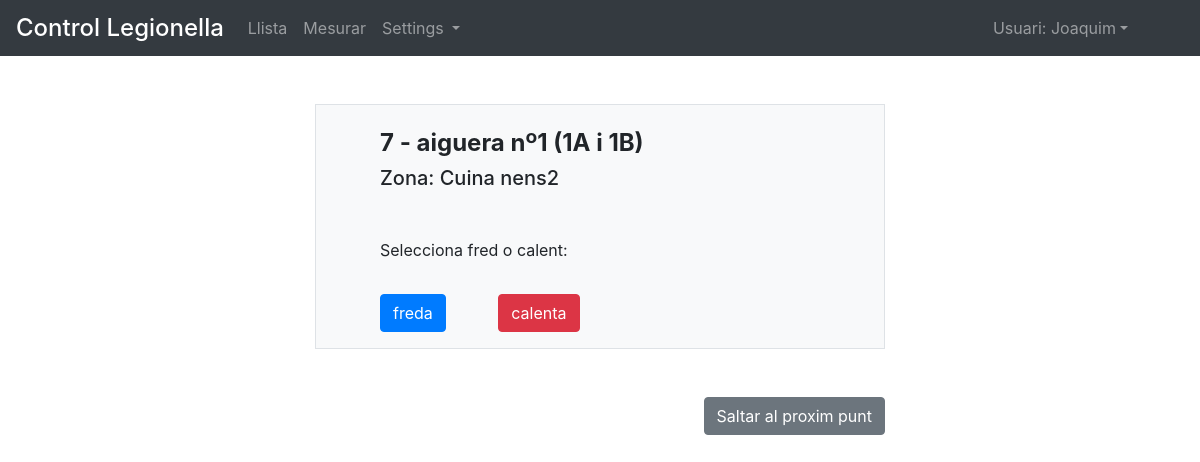
The app's page /create_measure/?measure_point=7 (signed in), older data.
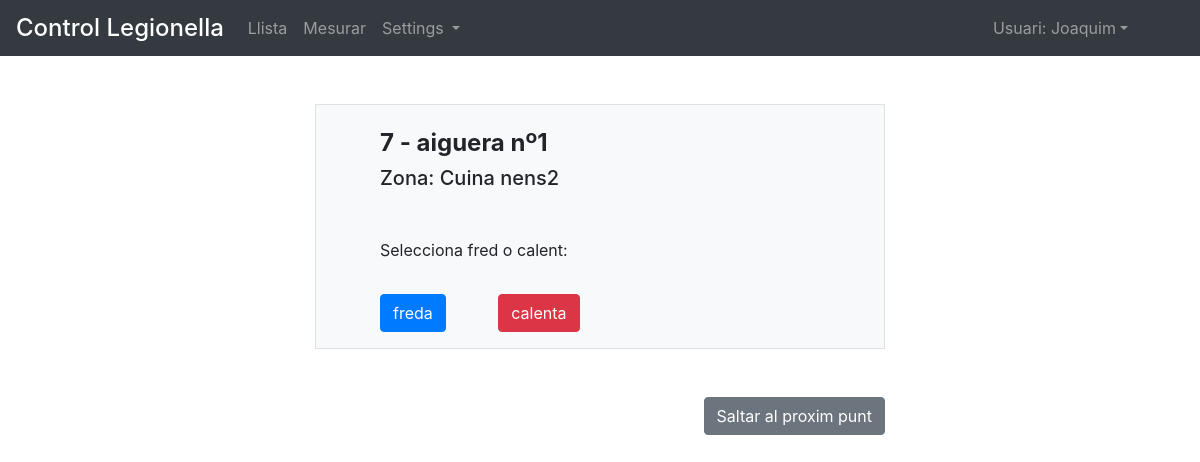
The same page, newer data.
### control/models.py (models this page shows)
class Measure_point(models.Model):
	area				= models.ForeignKey(Area, null=True,on_delete=models.SET_NULL)
	type_measure 		= models.ManyToManyField(Type_measure, blank=True)
	name 				= models.CharField(max_length=50, null=False, unique=False)
	number 				= models.IntegerField(null=False, unique=True)
	weight 				= models.IntegerField(null=True, unique=False)
	class Meta:
		ordering 			= ['weight']
		verbose_name 		= 'Punt de mesura'
		verbose_name_plural = 'Punts de mesura'
	def __str__(self): return str(self.name)

class Area(models.Model):
	area				= models.CharField(max_length=50, null=False, unique=True, error_messages={'unique':"Ja existeix!"})
	weight 				= models.IntegerField(null=True, unique=False)
	class Meta:
		verbose_name 		= 'Area'
		verbose_name_plural = 'Areas'
		ordering 			= ['weight','id']
	def __str__(self): return str(self.area)

### control/views.py (the view, shortened to what this page needs)
# urls.py: url(r'^create_measure/$', create_measure_view, name='create_measure'),
@login_required()
def create_measure_view(request,*args,**kwargs):
	measure_point 			= request.GET.get('measure_point')
	measure_point_qs 		= Measure_point.objects.filter(number=measure_point)
	type_measure 			= request.GET.get('type_measure')
	if measure_point_qs:
		measure_point 		= Measure_point.objects.get(number=measure_point)
		if measure_point and type_measure:
			type_measure 	= Type_measure.objects.get(id=type_measure)
			form 			= Create_measure_form(request.POST or None, initial={'measure_point':measure_point,
																			'type_measure':type_measure})
		elif measure_point.type_measure.count() == 1:
			type_measure 	= measure_point.type_measure.first()
			form 			= Create_measure_form(request.POST or None, initial={'measure_point':measure_point,
																			'type_measure':type_measure})
		elif measure_point.type_measure.count() > 1:
			form = Select_type_form()
			context 		= {'measure_point':measure_point,
								'form':form
							}
			return render(request, 'control/select_type.html', context)
		context 	= {'form':form,
					'measure_point':measure_point,
					'type_measure':type_measure
		}
	else:
			return redirect('home')

### control/models.py (called while the page is built)
	def __str__(self): return str(self.type_measure)

### templates/control/select_type.html (shortened to what this page needs)
{% extends "control/base.html" %}
{% block content %}
<form method="GET" id="form">
	<div class="row mt-5 align-content-center">
		<div class="col col-12 col-md-6 offset-md-3">
			<div class="border p-3 clearfix mb-5 bg-light">
				<h4 class="mt-2 ml-5 font-weight-bold">{{measure_point.number}} - {{ measure_point }}</h4>
				<h5 class="ml-5">Zona: {{measure_point.area}}</h5>
				<div class="ml-5 mt-5" >Selecciona fred o calent:</div>
				<div >
				{% for x,y in form.fields.type_measure.choices %}
					<button type="button" class="btn {% if y == 'freda' %}btn-primary{% elif y == 'calenta' %}btn-danger{% else %}btn-secondary{% endif %} mt-3 ml-5 button_type" value="{{x}}">{{y}}</button>
				{% endfor %}
				</div>
			</div>
			<div class="row nmt-5">
				<div class="col">
					<button type="submit" name="next_point" class=" btn btn-secondary float-right">Saltar al proxim punt</button>
				</div>
			</div>
		</div>
	</div>
</form>
{% endblock %}

Row changes from the older to the newer data that the page shows:
changed Measure_point "Cuina nens2": name "aiguera nº1 (1A i 1B)" → "aiguera nº1"
